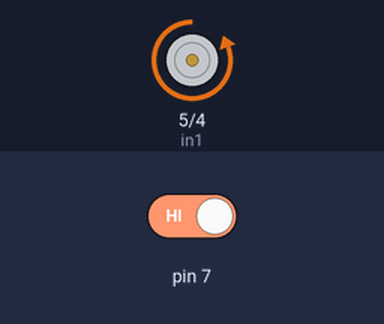
A sketch run on a simulated Arduino Uno, built with avr-gcc and run on an emulated ATmega328P. On the bench: motor-driver pin pairs drawn as motors (green arrow = first pin HIGH = forward, orange = second pin HIGH = backward, longer = more drive, scaled by the enable pin). Inputs (shaded band) come from the test bench; at power-on: pin 7 HIGH. What the sketch prints to the serial monitor is not drawn.

Above: at 1.2 s.
1.3 s: pin 7 driven LOW
At 2.3 s:
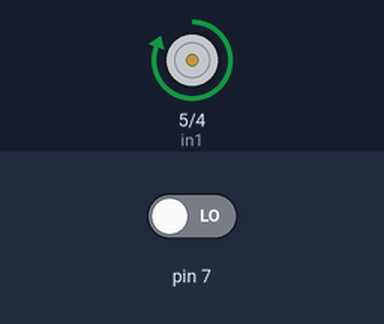
2.8 s: pin 7 driven HIGH
At 3.5 s:
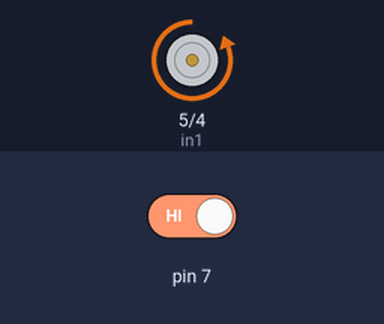
Timing chart, 0 to 5.8 s (numbered marks = the images above; inputs shaded):
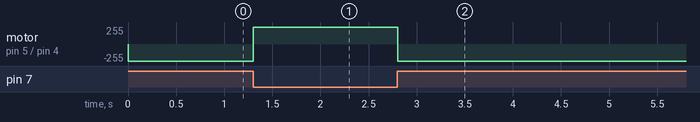

Measured:
- after the input at 1.3 s, motor on pin 5 (in1) / pin 4 (in2): backward 255/255 → forward 255/255 at once
- after the input at 2.8 s, motor on pin 5 (in1) / pin 4 (in2): forward 255/255 → backward 255/255 at once

The sketch:

motor_driver.ino
```cpp
int in1=5;
int in2=4;
int en=6;
int ir1;
void setup() {
  // put your setup code here, to run once:
pinMode(in1,OUTPUT);
pinMode(in2,OUTPUT);
pinMode(en,OUTPUT);
pinMode(ir1,INPUT);
digitalWrite(6,HIGH);
Serial.begin(9600);
}

void loop() {
  // put your main code here, to run repeatedly:
  if(digitalRead(7)==LOW)
  {

digitalWrite(5,HIGH);
digitalWrite(4,LOW);
Serial.println(1);
  }
  else if(digitalRead(7)==HIGH)
  {
digitalWrite(5,LOW);
digitalWrite(4,HIGH);
Serial.println(0);
 }
}
```
